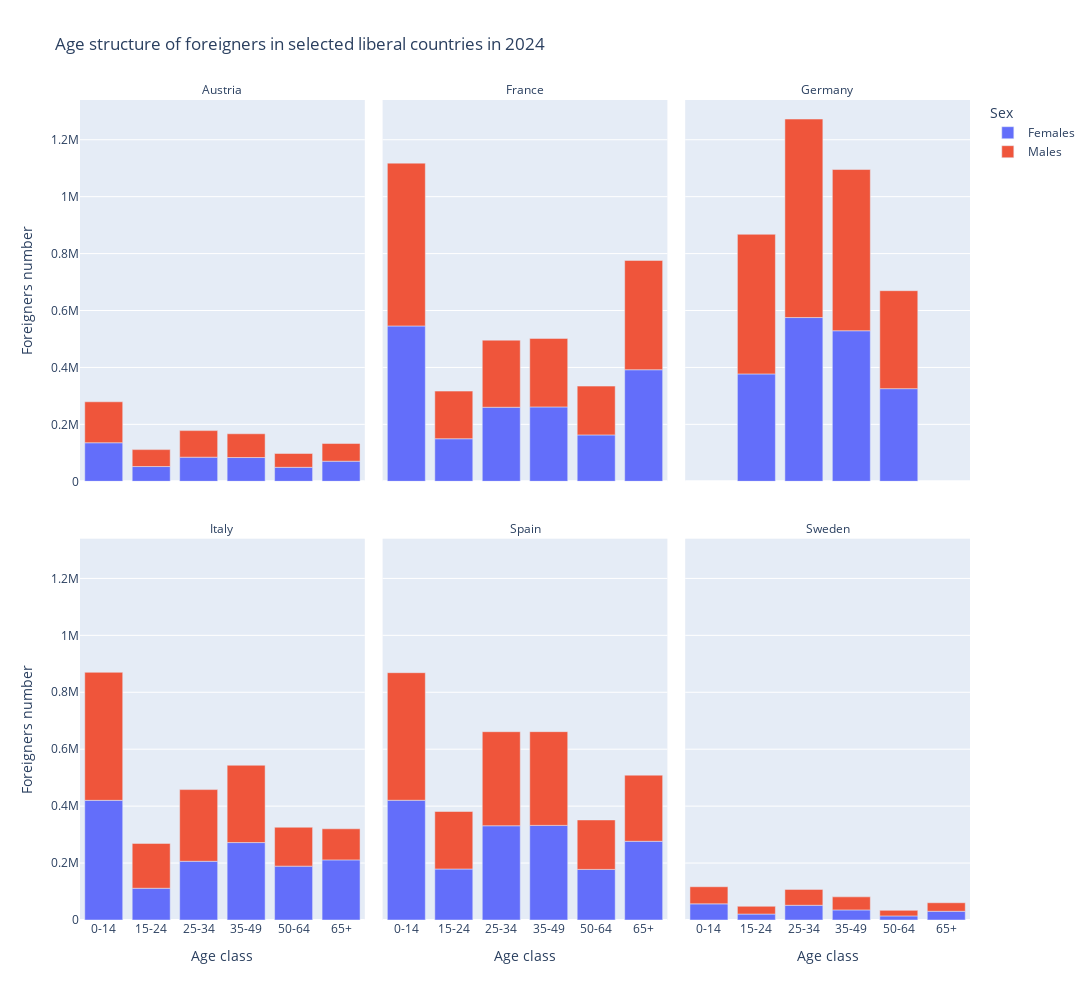
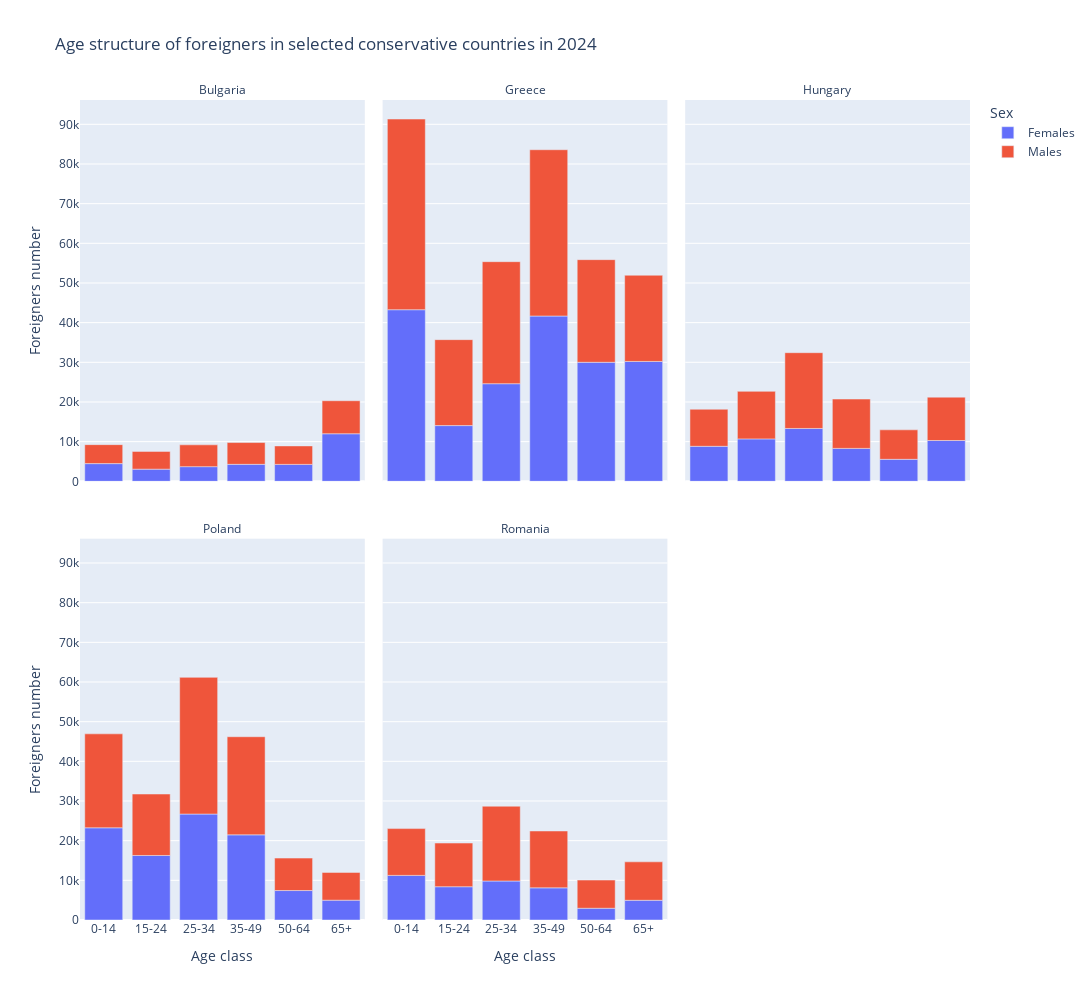

Notebook source saved alongside these figures, in order:
### Markdown cell above
Wszystkie analizy dla ostatnich 10 lat (2014-2024). Jako średnia liczba na przestrzeni ostatnich lat.

### Code cell
# 2024 - latest data
latest_df = temp_df[temp_df['year'] == 2024]
plot_age_structure(latest_df[(latest_df['geo'].isin(liberal))
                            & (latest_df['Sex'] != 'Total')],
                   'Age structure of foreigners in selected liberal countries in 2024',
                   new_age_order)


plot_age_structure(latest_df[(latest_df['geo'].isin(conservs)) &
                            (latest_df['Sex'] != 'Total')],
                   'Age structure of foreigners in selected conservative countries in 2024',
                   new_age_order)

### Figure 1 — Plotly figure (JSON) as saved in the notebook; plotly's stock layout.template omitted (floating-point values rounded to 4 significant figures)
{"data": [{"hovertemplate": "Sex=Females<br>geo=Austria<br>Age class=%{x}<br>Foreigners number=%{y}<extra></extra>", "legendgroup": "Females", "marker": {"color": "#636efa", "pattern": {"shape": ""}}, "name": "Females", "orientation": "v", "showlegend": true, "textposition": "auto", "type": "bar", "x": ["0-14", "15-24", "25-34", "35-49", "50-64", "65+"], "xaxis": "x4", "y": [135400.0, 51870.0, 84740.0, 83520.0, 49100.0, 70580.0], "yaxis": "y4"}, {"hovertemplate": "Sex=Females<br>geo=France<br>Age class=%{x}<br>Foreigners number=%{y}<extra></extra>", "legendgroup": "Females", "marker": {"color": "#636efa", "pattern": {"shape": ""}}, "name": "Females", "orientation": "v", "showlegend": false, "textposition": "auto", "type": "bar", "x": ["0-14", "15-24", "25-34", "35-49", "50-64", "65+"], "xaxis": "x5", "y": [545700.0, 149500.0, 260200.0, 261300.0, 163000.0, 391900.0], "yaxis": "y5"}, {"hovertemplate": "Sex=Females<br>geo=Germany<br>Age class=%{x}<br>Foreigners number=%{y}<extra></extra>", "legendgroup": "Females", "marker": {"color": "#636efa", "pattern": {"shape": ""}}, "name": "Females", "orientation": "v", "showlegend": false, "textposition": "auto", "type": "bar", "x": ["15-24", "25-34", "35-49", "50-64"], "xaxis": "x6", "y": [377200.0, 575200.0, 528900.0, 325500.0], "yaxis": "y6"}, {"hovertemplate": "Sex=Females<br>geo=Italy<br>Age class=%{x}<br>Foreigners number=%{y}<extra></extra>", "legendgroup": "Females", "marker": {"color": "#636efa", "pattern": {"shape": ""}}, "name": "Females", "orientation": "v", "showlegend": false, "textposition": "auto", "type": "bar", "x": ["0-14", "15-24", "25-34", "35-49", "50-64", "65+"], "xaxis": "x", "y": [420400.0, 111600.0, 206300.0, 272000.0, 189200.0, 211200.0], "yaxis": "y"}, {"hovertemplate": "Sex=Females<br>geo=Spain<br>Age class=%{x}<br>Foreigners number=%{y}<extra></extra>", "legendgroup": "Females", "marker": {"color": "#636efa", "pattern": {"shape": ""}}, "name": "Females", "orientation": "v", "showlegend": false, "textposition": "auto", "type": "bar", "x": ["0-14", "15-24", "25-34", "35-49", "50-64", "65+"], "xaxis": "x2", "y": [420700.0, 179100.0, 331100.0, 332400.0, 177800.0, 276500.0], "yaxis": "y2"}, {"hovertemplate": "Sex=Females<br>geo=Sweden<br>Age class=%{x}<br>Foreigners number=%{y}<extra></extra>", "legendgroup": "Females", "marker": {"color": "#636efa", "pattern": {"shape": ""}}, "name": "Females", "orientation": "v", "showlegend": false, "textposition": "auto", "type": "bar", "x": ["0-14", "15-24", "25-34", "35-49", "50-64", "65+"], "xaxis": "x3", "y": [56660.0, 20890.0, 51700.0, 35430.0, 14400.0, 30670.0], "yaxis": "y3"}, {"hovertemplate": "Sex=Males<br>geo=Austria<br>Age class=%{x}<br>Foreigners number=%{y}<extra></extra>", "legendgroup": "Males", "marker": {"color": "#EF553B", "pattern": {"shape": ""}}, "name": "Males", "orientation": "v", "showlegend": true, "textposition": "auto", "type": "bar", "x": ["0-14", "15-24", "25-34", "35-49", "50-64", "65+"], "xaxis": "x4", "y": [143900.0, 59480.0, 93310.0, 83430.0, 48620.0, 62140.0], "yaxis": "y4"}, {"hovertemplate": "Sex=Males<br>geo=France<br>Age class=%{x}<br>Foreigners number=%{y}<extra></extra>", "legendgroup": "Males", "marker": {"color": "#EF553B", "pattern": {"shape": ""}}, "name": "Males", "orientation": "v", "showlegend": false, "textposition": "auto", "type": "bar", "x": ["0-14", "15-24", "25-34", "35-49", "50-64", "65+"], "xaxis": "x5", "y": [572000.0, 167300.0, 235700.0, 240800.0, 171400.0, 384100.0], "yaxis": "y5"}, {"hovertemplate": "Sex=Males<br>geo=Germany<br>Age class=%{x}<br>Foreigners number=%{y}<extra></extra>", "legendgroup": "Males", "marker": {"color": "#EF553B", "pattern": {"shape": ""}}, "name": "Males", "orientation": "v", "showlegend": false, "textposition": "auto", "type": "bar", "x": ["15-24", "25-34", "35-49", "50-64"], "xaxis": "x6", "y": [490600.0, 697300.0, 566400.0, 344100.0], "yaxis": "y6"}, {"hovertemplate": "Sex=Males<br>geo=Italy<br>Age class=%{x}<br>Foreigners number=%{y}<extra></extra>", "legendgroup": "Males", "marker": {"color": "#EF553B", "pattern": {"shape": ""}}, "name": "Males", "orientation": "v", "showlegend": false, "textposition": "auto", "type": "bar", "x": ["0-14", "15-24", "25-34", "35-49", "50-64", "65+"], "xaxis": "x", "y": [449800.0, 157500.0, 251800.0, 271700.0, 136600.0, 109300.0], "yaxis": "y"}, {"hovertemplate": "Sex=Males<br>geo=Spain<br>Age class=%{x}<br>Foreigners number=%{y}<extra></extra>", "legendgroup": "Males", "marker": {"color": "#EF553B", "pattern": {"shape": ""}}, "name": "Males", "orientation": "v", "showlegend": false, "textposition": "auto", "type": "bar", "x": ["0-14", "15-24", "25-34", "35-49", "50-64", "65+"], "xaxis": "x2", "y": [448100.0, 202000.0, 330400.0, 329200.0, 173700.0, 232300.0], "yaxis": "y2"}, {"hovertemplate": "Sex=Males<br>geo=Sweden<br>Age class=%{x}<br>Foreigners number=%{y}<extra></extra>", "legendgroup": "Males", "marker": {"color": "#EF553B", "pattern": {"shape": ""}}, "name": "Males", "orientation": "v", "showlegend": false, "textposition": "auto", "type": "bar", "x": ["0-14", "15-24", "25-34", "35-49", "50-64", "65+"], "xaxis": "x3", "y": [60200.0, 27270.0, 55830.0, 45880.0, 19460.0, 29900.0], "yaxis": "y3"}], "layout": {"annotations": [{"font": {}, "showarrow": false, "text": "Italy", "x": 0.16, "xanchor": "center", "xref": "paper", "y": 0.465, "yanchor": "bottom", "yref": "paper"}, {"font": {}, "showarrow": false, "text": "Spain", "x": 0.5, "xanchor": "center", "xref": "paper", "y": 0.465, "yanchor": "bottom", "yref": "paper"}, {"font": {}, "showarrow": false, "text": "Sweden", "x": 0.84, "xanchor": "center", "xref": "paper", "y": 0.465, "yanchor": "bottom", "yref": "paper"}, {"font": {}, "showarrow": false, "text": "Austria", "x": 0.16, "xanchor": "center", "xref": "paper", "y": 1.0, "yanchor": "bottom", "yref": "paper"}, {"font": {}, "showarrow": false, "text": "France", "x": 0.5, "xanchor": "center", "xref": "paper", "y": 1.0, "yanchor": "bottom", "yref": "paper"}, {"font": {}, "showarrow": false, "text": "Germany", "x": 0.84, "xanchor": "center", "xref": "paper", "y": 1.0, "yanchor": "bottom", "yref": "paper"}], "barmode": "relative", "height": 1000, "legend": {"title": {"text": "Sex"}, "tracegroupgap": 0}, "showlegend": true, "title": {"text": "Age structure of foreigners in selected liberal countries in 2024"}, "width": 1200, "xaxis": {"anchor": "y", "categoryarray": ["0-14", "15-24", "25-34", "35-49", "50-64", "65+"], "categoryorder": "array", "domain": [0, 0.32], "title": {"text": "Age class"}}, "xaxis2": {"anchor": "y2", "categoryarray": ["0-14", "15-24", "25-34", "35-49", "50-64", "65+"], "categoryorder": "array", "domain": [0.34, 0.66], "matches": "x", "title": {"text": "Age class"}}, "xaxis3": {"anchor": "y3", "categoryarray": ["0-14", "15-24", "25-34", "35-49", "50-64", "65+"], "categoryorder": "array", "domain": [0.68, 1.0], "matches": "x", "title": {"text": "Age class"}}, "xaxis4": {"anchor": "y4", "domain": [0, 0.32], "matches": "x", "showticklabels": false}, "xaxis5": {"anchor": "y5", "domain": [0.34, 0.66], "matches": "x", "showticklabels": false}, "xaxis6": {"anchor": "y6", "domain": [0.68, 1.0], "matches": "x", "showticklabels": false}, "yaxis": {"anchor": "x", "domain": [0, 0.465], "title": {"text": "Foreigners number"}}, "yaxis2": {"anchor": "x2", "domain": [0, 0.465], "matches": "y", "showticklabels": false}, "yaxis3": {"anchor": "x3", "domain": [0, 0.465], "matches": "y", "showticklabels": false}, "yaxis4": {"anchor": "x4", "domain": [0.535, 1.0], "matches": "y", "title": {"text": "Foreigners number"}}, "yaxis5": {"anchor": "x5", "domain": [0.535, 1.0], "matches": "y", "showticklabels": false}, "yaxis6": {"anchor": "x6", "domain": [0.535, 1.0], "matches": "y", "showticklabels": false}}}

### Figure 2 — Plotly figure (JSON) as saved in the notebook; plotly's stock layout.template omitted (floating-point values rounded to 4 significant figures)
{"data": [{"hovertemplate": "Sex=Females<br>geo=Bulgaria<br>Age class=%{x}<br>Foreigners number=%{y}<extra></extra>", "legendgroup": "Females", "marker": {"color": "#636efa", "pattern": {"shape": ""}}, "name": "Females", "orientation": "v", "showlegend": true, "textposition": "auto", "type": "bar", "x": ["0-14", "15-24", "25-34", "35-49", "50-64", "65+"], "xaxis": "x4", "y": [4459.0, 3062.0, 3690.0, 4279.0, 4264.0, 11990.0], "yaxis": "y4"}, {"hovertemplate": "Sex=Females<br>geo=Greece<br>Age class=%{x}<br>Foreigners number=%{y}<extra></extra>", "legendgroup": "Females", "marker": {"color": "#636efa", "pattern": {"shape": ""}}, "name": "Females", "orientation": "v", "showlegend": false, "textposition": "auto", "type": "bar", "x": ["0-14", "15-24", "25-34", "35-49", "50-64", "65+"], "xaxis": "x5", "y": [43260.0, 14050.0, 24610.0, 41670.0, 30000.0, 30220.0], "yaxis": "y5"}, {"hovertemplate": "Sex=Females<br>geo=Hungary<br>Age class=%{x}<br>Foreigners number=%{y}<extra></extra>", "legendgroup": "Females", "marker": {"color": "#636efa", "pattern": {"shape": ""}}, "name": "Females", "orientation": "v", "showlegend": false, "textposition": "auto", "type": "bar", "x": ["0-14", "15-24", "25-34", "35-49", "50-64", "65+"], "xaxis": "x6", "y": [8822.0, 10690.0, 13320.0, 8297.0, 5540.0, 10290.0], "yaxis": "y6"}, {"hovertemplate": "Sex=Females<br>geo=Poland<br>Age class=%{x}<br>Foreigners number=%{y}<extra></extra>", "legendgroup": "Females", "marker": {"color": "#636efa", "pattern": {"shape": ""}}, "name": "Females", "orientation": "v", "showlegend": false, "textposition": "auto", "type": "bar", "x": ["0-14", "15-24", "25-34", "35-49", "50-64", "65+"], "xaxis": "x", "y": [23250.0, 16270.0, 26710.0, 21470.0, 7427.0, 4996.0], "yaxis": "y"}, {"hovertemplate": "Sex=Females<br>geo=Romania<br>Age class=%{x}<br>Foreigners number=%{y}<extra></extra>", "legendgroup": "Females", "marker": {"color": "#636efa", "pattern": {"shape": ""}}, "name": "Females", "orientation": "v", "showlegend": false, "textposition": "auto", "type": "bar", "x": ["0-14", "15-24", "25-34", "35-49", "50-64", "65+"], "xaxis": "x2", "y": [11250.0, 8390.0, 9829.0, 8112.0, 2961.0, 4970.0], "yaxis": "y2"}, {"hovertemplate": "Sex=Males<br>geo=Bulgaria<br>Age class=%{x}<br>Foreigners number=%{y}<extra></extra>", "legendgroup": "Males", "marker": {"color": "#EF553B", "pattern": {"shape": ""}}, "name": "Males", "orientation": "v", "showlegend": true, "textposition": "auto", "type": "bar", "x": ["0-14", "15-24", "25-34", "35-49", "50-64", "65+"], "xaxis": "x4", "y": [4785.0, 4483.0, 5504.0, 5492.0, 4658.0, 8326.0], "yaxis": "y4"}, {"hovertemplate": "Sex=Males<br>geo=Greece<br>Age class=%{x}<br>Foreigners number=%{y}<extra></extra>", "legendgroup": "Males", "marker": {"color": "#EF553B", "pattern": {"shape": ""}}, "name": "Males", "orientation": "v", "showlegend": false, "textposition": "auto", "type": "bar", "x": ["0-14", "15-24", "25-34", "35-49", "50-64", "65+"], "xaxis": "x5", "y": [48060.0, 21670.0, 30760.0, 41920.0, 25870.0, 21730.0], "yaxis": "y5"}, {"hovertemplate": "Sex=Males<br>geo=Hungary<br>Age class=%{x}<br>Foreigners number=%{y}<extra></extra>", "legendgroup": "Males", "marker": {"color": "#EF553B", "pattern": {"shape": ""}}, "name": "Males", "orientation": "v", "showlegend": false, "textposition": "auto", "type": "bar", "x": ["0-14", "15-24", "25-34", "35-49", "50-64", "65+"], "xaxis": "x6", "y": [9342.0, 11990.0, 19100.0, 12440.0, 7436.0, 10920.0], "yaxis": "y6"}, {"hovertemplate": "Sex=Males<br>geo=Poland<br>Age class=%{x}<br>Foreigners number=%{y}<extra></extra>", "legendgroup": "Males", "marker": {"color": "#EF553B", "pattern": {"shape": ""}}, "name": "Males", "orientation": "v", "showlegend": false, "textposition": "auto", "type": "bar", "x": ["0-14", "15-24", "25-34", "35-49", "50-64", "65+"], "xaxis": "x", "y": [23680.0, 15500.0, 34460.0, 24730.0, 8182.0, 7000.0], "yaxis": "y"}, {"hovertemplate": "Sex=Males<br>geo=Romania<br>Age class=%{x}<br>Foreigners number=%{y}<extra></extra>", "legendgroup": "Males", "marker": {"color": "#EF553B", "pattern": {"shape": ""}}, "name": "Males", "orientation": "v", "showlegend": false, "textposition": "auto", "type": "bar", "x": ["0-14", "15-24", "25-34", "35-49", "50-64", "65+"], "xaxis": "x2", "y": [11800.0, 11010.0, 18860.0, 14330.0, 7107.0, 9695.0], "yaxis": "y2"}], "layout": {"annotations": [{"font": {}, "showarrow": false, "text": "Poland", "x": 0.16, "xanchor": "center", "xref": "paper", "y": 0.465, "yanchor": "bottom", "yref": "paper"}, {"font": {}, "showarrow": false, "text": "Romania", "x": 0.5, "xanchor": "center", "xref": "paper", "y": 0.465, "yanchor": "bottom", "yref": "paper"}, {"font": {}, "showarrow": false, "text": "Bulgaria", "x": 0.16, "xanchor": "center", "xref": "paper", "y": 1.0, "yanchor": "bottom", "yref": "paper"}, {"font": {}, "showarrow": false, "text": "Greece", "x": 0.5, "xanchor": "center", "xref": "paper", "y": 1.0, "yanchor": "bottom", "yref": "paper"}, {"font": {}, "showarrow": false, "text": "Hungary", "x": 0.84, "xanchor": "center", "xref": "paper", "y": 1.0, "yanchor": "bottom", "yref": "paper"}], "barmode": "relative", "height": 1000, "legend": {"title": {"text": "Sex"}, "tracegroupgap": 0}, "showlegend": true, "title": {"text": "Age structure of foreigners in selected conservative countries in 2024"}, "width": 1200, "xaxis": {"anchor": "y", "categoryarray": ["0-14", "15-24", "25-34", "35-49", "50-64", "65+"], "categoryorder": "array", "domain": [0, 0.32], "title": {"text": "Age class"}}, "xaxis2": {"anchor": "y2", "categoryarray": ["0-14", "15-24", "25-34", "35-49", "50-64", "65+"], "categoryorder": "array", "domain": [0.34, 0.66], "matches": "x", "title": {"text": "Age class"}}, "xaxis3": {"anchor": "y3", "categoryarray": ["0-14", "15-24", "25-34", "35-49", "50-64", "65+"], "categoryorder": "array", "domain": [0.68, 1.0], "matches": "x", "title": {"text": "Age class"}}, "xaxis4": {"anchor": "y4", "domain": [0, 0.32], "matches": "x", "showticklabels": false}, "xaxis5": {"anchor": "y5", "domain": [0.34, 0.66], "matches": "x", "showticklabels": false}, "xaxis6": {"anchor": "y6", "domain": [0.68, 1.0], "matches": "x", "showticklabels": false}, "yaxis": {"anchor": "x", "domain": [0, 0.465], "title": {"text": "Foreigners number"}}, "yaxis2": {"anchor": "x2", "domain": [0, 0.465], "matches": "y", "showticklabels": false}, "yaxis3": {"anchor": "x3", "domain": [0, 0.465], "matches": "y", "showticklabels": false}, "yaxis4": {"anchor": "x4", "domain": [0.535, 1.0], "matches": "y", "title": {"text": "Foreigners number"}}, "yaxis5": {"anchor": "x5", "domain": [0.535, 1.0], "matches": "y", "showticklabels": false}, "yaxis6": {"anchor": "x6", "domain": [0.535, 1.0], "matches": "y", "showticklabels": false}}}
